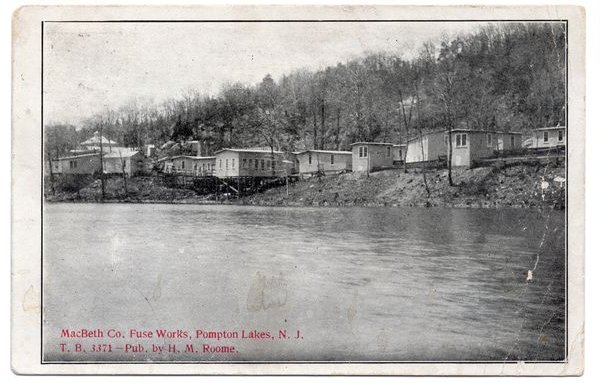
#> input picture thumbnails/thumb_002.jpg, 600 x 383 px, found by its file name; its folder holds 4 pictures in this run
$ python rotate_thumbs.py
#> lines starting #> are read from the running program, lines starting #| are printed output that depends on the picture
import os
from PIL import Image

THUMB_DIR = r"c:\Users\lukec\Pictures\Postcards\letter\website\thumbnails"

# List of postcard IDs to rotate 180 degrees
to_rotate = [2, 3, 4, 6, 9, 10, 12, 13, 14, 15, 16, 17, 18, 19, 21, 22, 23, 24]

print("Rotating specific thumbnails 180 degrees...")
for i in to_rotate:
    num_str = f"{i:03d}"
    thumb_path = os.path.join(THUMB_DIR, f"thumb_{num_str}.jpg")

    if os.path.exists(thumb_path):
        try:
            with Image.open(thumb_path) as img:
                # Rotate 180 degrees
#> img is the input picture: PIL image 600x383 RGB; mean R, G, B 166.6, 164.5, 162.3
                rotated = img.rotate(180)
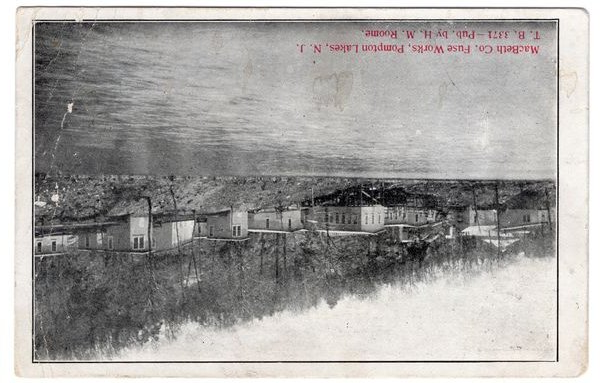
#> rotated: PIL image 600x383 RGB; mean R, G, B 166.6, 164.5, 162.3
                rotated.save(thumb_path, "JPEG", quality=85)
            print(f"Successfully rotated thumb_{num_str}.jpg")
        except Exception as e:
            print(f"Error rotating {thumb_path}: {e}")
    else:
        print(f"Warning: Could not find {thumb_path}")
#> pass 2 of the loop `for i in to_rotate:`:
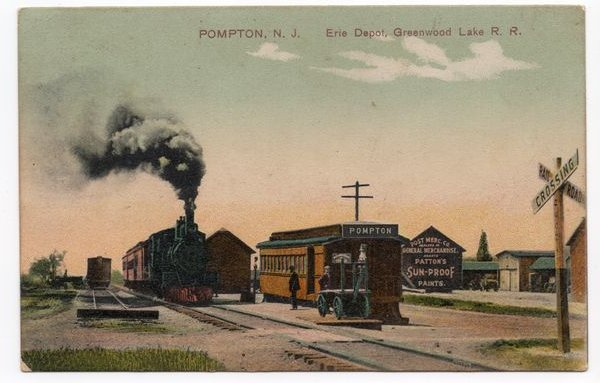
#> input picture thumbnails/thumb_003.jpg, 600 x 383 px, found by its file name
#> img is the input picture: PIL image 600x383 RGB; mean R, G, B 158.6, 146.3, 124.7
#> `rotated = img.rotate(180)`:
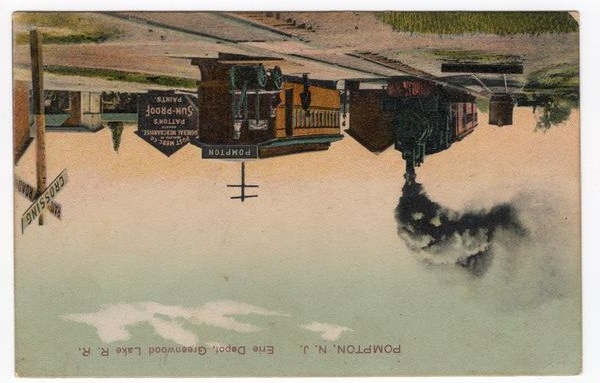
#> rotated: PIL image 600x383 RGB; mean R, G, B 158.6, 146.3, 124.7
#> pass 3 of the loop `for i in to_rotate:`:
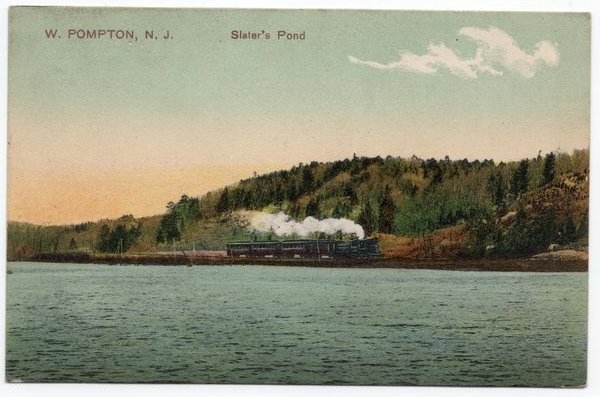
#> input picture thumbnails/thumb_004.jpg, 600 x 397 px, found by its file name
#> img is the input picture: PIL image 600x397 RGB; mean R, G, B 148.4, 148.8, 128.1
#> `rotated = img.rotate(180)`:
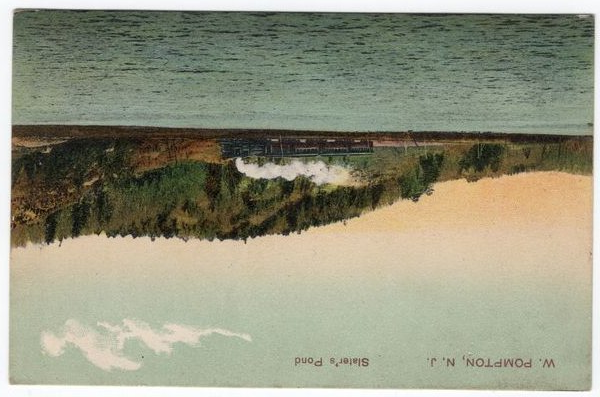
#> rotated: PIL image 600x397 RGB; mean R, G, B 148.4, 148.8, 128.1
#> the loop made 18 passes; the first 3 are shown

print("Rotation complete!")
